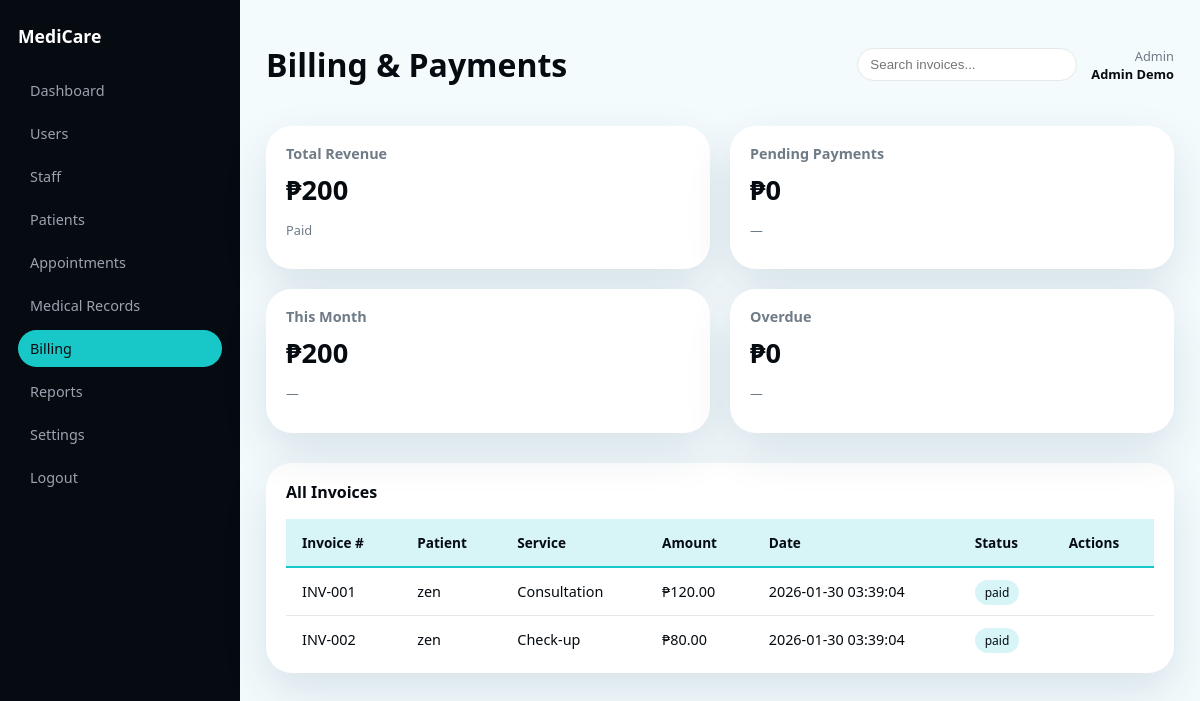
The page /medicare-clinic/index.php?page=admin-billing (signed in) on the database as committed earlier.
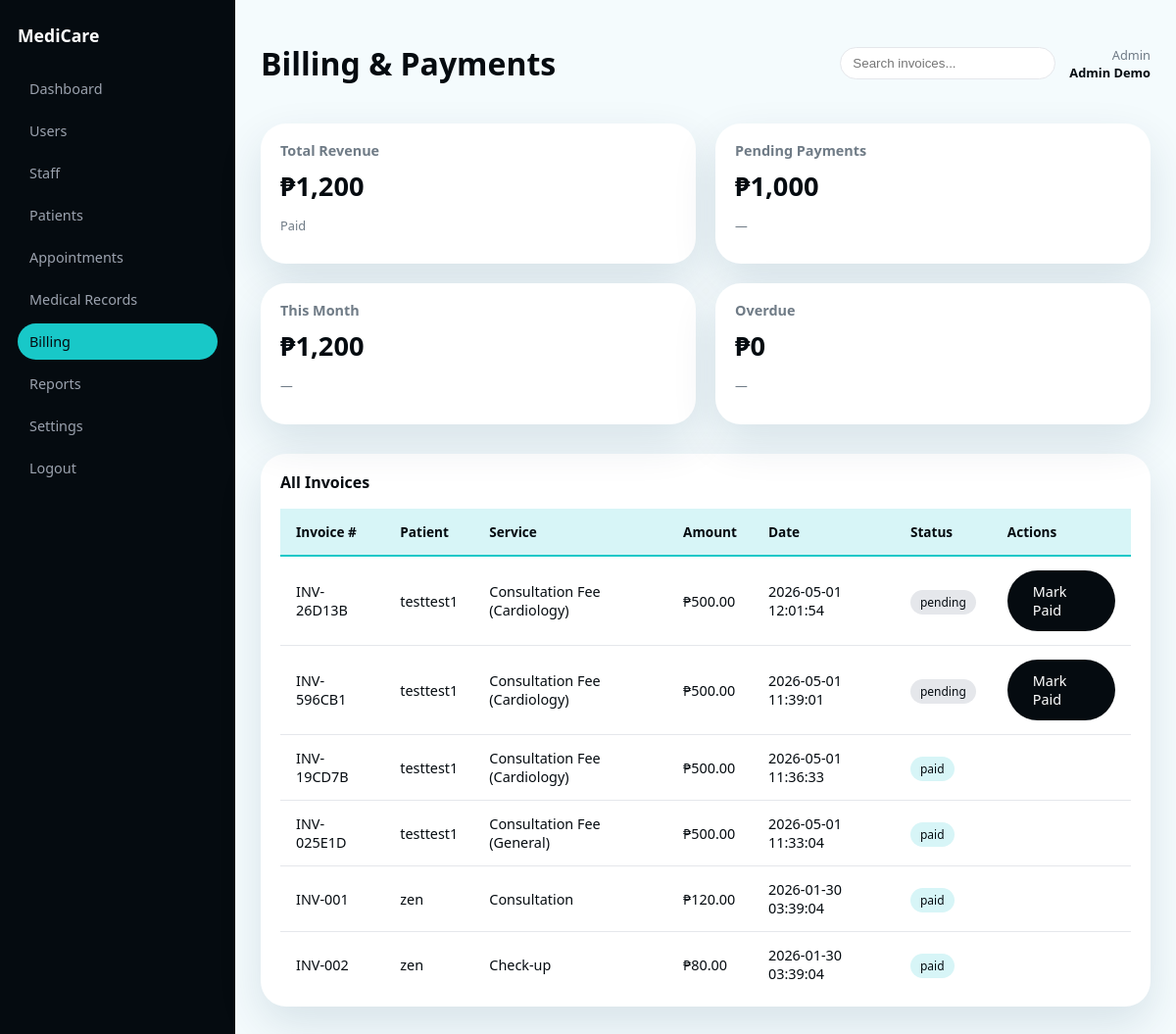
The same page on the database as committed later.
### tables this page shows
CREATE TABLE invoices (
            id INTEGER PRIMARY KEY AUTOINCREMENT,
            patient_id INTEGER NOT NULL,
            invoice_number TEXT NOT NULL,
            service TEXT NOT NULL,
            amount REAL NOT NULL,
            status TEXT DEFAULT 'pending',
            paid_at TEXT,
            created_at TEXT DEFAULT CURRENT_TIMESTAMP, doctor_id INTEGER,
            FOREIGN KEY (patient_id) REFERENCES users(id)
        );

CREATE TABLE users (
            id INTEGER PRIMARY KEY AUTOINCREMENT,
            email TEXT NOT NULL UNIQUE,
            password_hash TEXT NOT NULL,
            name TEXT NOT NULL,
            role TEXT NOT NULL CHECK(role IN ('admin','doctor','nurse','receptionist','patient')),
            created_at TEXT DEFAULT CURRENT_TIMESTAMP
        , department TEXT);

### medicare-clinic/config/auth.php (called while the page is built, shortened)
<?php
function current_user()
{
    return $_SESSION['user'] ?? null;
}

### medicare-clinic/config/config.php (called while the page is built, shortened)
<?php
function mc_format_money(float $amount, int $decimals = 2): string
{
    return '₱' . number_format($amount, $decimals);
}

### medicare-clinic/app/views/admin/billing.php (the view, shortened to what this page needs)
<?php
require __DIR__ . '/../layouts/admin_sidebar.php';
$pdo = $GLOBALS['pdo'] ?? null;
$user = current_user();
$sidebar = render_admin_sidebar();
$invoices = [];
$revenue = 0;
$pending = 0;
$overdue = 0;
if ($pdo) {
    $stmt = $pdo->query("
        SELECT i.*, u.name as patient_name
        FROM invoices i
        JOIN users u ON i.patient_id = u.id
        ORDER BY i.created_at DESC
    ");
    $invoices = $stmt ? $stmt->fetchAll(PDO::FETCH_ASSOC) : [];
    foreach ($invoices as $inv) {
        if ($inv['status'] === 'paid') $revenue += (float)$inv['amount'];
        if ($inv['status'] === 'pending') $pending += (float)$inv['amount'];
    }
}
?>
<div class="app-shell">
    <?php echo $sidebar; ?>
    <main class="main-content">
        <header class="main-header">
            <h1>Billing & Payments</h1>
            <div class="header-right">
                <div class="search-bar">
                    <input type="text" placeholder="Search invoices..." />
                </div>
                <div class="user-info">
                    <span class="role">Admin</span>
                    <span class="name"><?php echo htmlspecialchars($user['name'] ?? 'Admin'); ?></span>
                </div>
            </div>
        </header>
        <section class="grid-4">
            <div class="summary-card">
                <h4>Total Revenue</h4>
                <div class="summary-value"><?php echo mc_format_money($revenue, 0); ?></div>
                <p class="summary-change">Paid</p>
            </div>
            <div class="summary-card">
                <h4>Pending Payments</h4>
                <div class="summary-value"><?php echo mc_format_money($pending, 0); ?></div>
                <p class="summary-change">—</p>
            </div>
            <div class="summary-card">
                <h4>This Month</h4>
                <div class="summary-value"><?php echo mc_format_money($revenue, 0); ?></div>
                <p class="summary-change">—</p>
            </div>
            <div class="summary-card">
                <h4>Overdue</h4>
                <div class="summary-value"><?php echo mc_format_money($overdue, 0); ?></div>
                <p class="summary-change">—</p>
            </div>
        </section>
        <section class="panel">
            <div class="panel-header">
                <h3>All Invoices</h3>
            </div>
            <table class="data-table">
                <thead>
                    <tr>
                        <th>Invoice #</th>
                        <th>Patient</th>
                        <th>Service</th>
                        <th>Amount</th>
                        <th>Date</th>
                        <th>Status</th>
                        <th>Actions</th>
                    </tr>
                </thead>
                <tbody>
                    <?php foreach ($invoices as $inv): ?>
                    <tr>
                        <td><?php echo htmlspecialchars($inv['invoice_number']); ?></td>
                        <td><?php echo htmlspecialchars($inv['patient_name'] ?? '—'); ?></td>
                        <td><?php echo htmlspecialchars($inv['service']); ?></td>
                        <td><?php echo mc_format_money((float) $inv['amount']); ?></td>
                        <td><?php echo htmlspecialchars($inv['created_at']); ?></td>
                        <td><span class="badge <?php echo $inv['status'] === 'paid' ? 'cyan' : ''; ?>"><?php echo htmlspecialchars($inv['status']); ?></span></td>
                        <td>
                            <?php if ($inv['status'] !== 'paid'): ?>
                                <a href="index.php?page=admin-billing&pay_invoice=<?php echo (int)$inv['id']; ?>" class="btn-primary small">Mark Paid</a>
                            <?php endif; ?>
                        </td>
                    </tr>
                    <?php endforeach; ?>
                </tbody>
            </table>
        </section>
    </main>
</div>

### medicare-clinic/app/views/layouts/admin_sidebar.php (shortened to what this page needs)
<?php
function render_admin_sidebar() {
    $user = current_user();
    $current_page = $_GET['page'] ?? 'admin';
    ?>
<aside class="sidebar">
    <div class="sidebar-logo">MediCare</div>
    <nav class="sidebar-nav">
        <a href="index.php?page=admin" class="<?php echo $current_page === 'admin' ? 'active' : ''; ?>">Dashboard</a>
        <a href="index.php?page=admin-users" class="<?php echo $current_page === 'admin-users' ? 'active' : ''; ?>">Users</a>
        <a href="index.php?page=admin-staff" class="<?php echo $current_page === 'admin-staff' ? 'active' : ''; ?>">Staff</a>
        <a href="index.php?page=admin-patients" class="<?php echo $current_page === 'admin-patients' ? 'active' : ''; ?>">Patients</a>
        <a href="index.php?page=admin-appointments" class="<?php echo $current_page === 'admin-appointments' ? 'active' : ''; ?>">Appointments</a>
        <a href="index.php?page=admin-records" class="<?php echo $current_page === 'admin-records' ? 'active' : ''; ?>">Medical Records</a>
        <a href="index.php?page=admin-billing" class="<?php echo $current_page === 'admin-billing' ? 'active' : ''; ?>">Billing</a>
        <a href="index.php?page=admin-reports" class="<?php echo $current_page === 'admin-reports' ? 'active' : ''; ?>">Reports</a>
        <a href="index.php?page=admin-settings" class="<?php echo $current_page === 'admin-settings' ? 'active' : ''; ?>">Settings</a>
        <a href="index.php?page=logout">Logout</a>
    </nav>
</aside>
    <?php
    return ob_get_clean();
}
?>

### medicare-clinic/routes/web.php (shortened to what this page needs)
<?php
require_once __DIR__ . '/../config/auth.php';
function route_request(string $page): void
{
    switch ($page) {
        case 'admin-billing':
            require __DIR__ . '/../app/views/admin/billing.php';
            break;
    }
}

### medicare-clinic/index.php (shortened to what this page needs)
<?php
require_once __DIR__ . '/config/config.php';
require_once __DIR__ . '/config/auth.php';
require_once __DIR__ . '/routes/web.php';
$page = $_GET['page'] ?? 'home';
route_request($page);
$content = ob_get_clean();
?>
<!DOCTYPE html>
<html lang="en">
<head>
    <link rel="stylesheet" href="public/assets/css/style.css" />
</head>
<body>
<?php echo $content; ?>
</body>
</html>

### medicare-clinic/public/assets/css/style.css (style rules this page uses)
:root { --mc-bg: #f4fbfd; --mc-cyan: #18c8c8; --mc-cyan-soft: #d7f5f7; --mc-black: #050b10; --mc-gray: #6f7b86; --mc-white: #ffffff; --mc-radius-lg: 26px; --shadow-soft: 0 18px 45px rgba(7, 47, 79, 0.12); --font-main: system-ui, -apple-system, BlinkMacSystemFont, "Segoe UI", sans-serif; }
*, *::before, *::after { box-sizing: border-box; }
body { margin: 0; font-family: var(--font-main); background: var(--mc-bg); color: var(--mc-black); }
a { text-decoration: none; color: inherit; }
.btn-primary { background: var(--mc-black); color: var(--mc-white); padding: 12px 26px; border-radius: 999px; border: none; display: inline-flex; align-items: center; justify-content: center; cursor: pointer; }
.app-shell { display: grid; grid-template-columns: 240px minmax(0, 1fr); min-height: 100vh; }
.sidebar { background: var(--mc-black); color: var(--mc-white); padding: 24px 18px; display: flex; flex-direction: column; }
.sidebar-logo { font-weight: 800; font-size: 1.1rem; margin-bottom: 24px; }
.sidebar-nav { display: flex; flex-direction: column; gap: 6px; }
.sidebar-nav a { padding: 9px 12px; border-radius: 999px; font-size: 0.9rem; color: #9ca3af; }
.sidebar-nav a.active, .sidebar-nav a:hover { background: var(--mc-cyan); color: var(--mc-black); }
.main-content { padding: 22px 26px 32px; }
.main-header { display: flex; justify-content: space-between; align-items: center; margin-bottom: 18px; }
.header-right { display: flex; align-items: center; gap: 14px; }
.search-bar input { border-radius: 999px; border: 1px solid #e5e7eb; padding: 8px 12px; width: 220px; outline: none; }
.user-info { text-align: right; font-size: 0.8rem; }
.user-info .role { display: block; color: var(--mc-gray); }
.user-info .name { font-weight: 600; }
.summary-card { background: var(--mc-white); border-radius: var(--mc-radius-lg); padding: 18px 20px; box-shadow: var(--shadow-soft); }
.summary-card h4 { margin: 0 0 8px; font-size: 0.9rem; color: var(--mc-gray); }
.summary-value { font-size: 1.7rem; font-weight: 700; }
.summary-change { font-size: 0.8rem; color: var(--mc-gray); }
.panel { background: var(--mc-white); border-radius: var(--mc-radius-lg); box-shadow: var(--shadow-soft); padding: 18px 20px 10px; }
.panel-header { display: flex; justify-content: space-between; align-items: center; margin-bottom: 10px; }
.panel-header h3 { margin: 0; font-size: 1rem; }
.badge { padding: 4px 10px; border-radius: 999px; background: #e5e7eb; font-size: 0.75rem; }
.badge.cyan { background: var(--mc-cyan-soft); color: var(--mc-black); }
.data-table { width: 100%; border-collapse: collapse; margin-top: 16px; }
.data-table thead { background: var(--mc-cyan-soft); }
.data-table th { padding: 14px 16px; text-align: left; font-weight: 600; font-size: 0.85rem; color: var(--mc-black); border-bottom: 2px solid var(--mc-cyan); }
.data-table td { padding: 14px 16px; border-bottom: 1px solid #e5e7eb; font-size: 0.9rem; }
.data-table tbody tr:last-child td { border-bottom: none; }
.grid-4 { display: grid; grid-template-columns: repeat(4, 1fr); gap: 20px; margin-bottom: 30px; }
@media (max-width: 1200px) { .grid-4 { grid-template-columns: repeat(2, 1fr); } }

Rows that differ between the two databases and show on the page:
added invoices: invoice_number "INV-26D13B", patient.name "testtest1", service "Consultation Fee (Cardiology)", amount "₱500.00", created_at "2026-05-01 12:01:54", status "pending"
added invoices: invoice_number "INV-596CB1", patient.name "testtest1", service "Consultation Fee (Cardiology)", amount "₱500.00", created_at "2026-05-01 11:39:01", status "pending"
added invoices: invoice_number "INV-19CD7B", patient.name "testtest1", service "Consultation Fee (Cardiology)", amount "₱500.00", created_at "2026-05-01 11:36:33", status "paid"
added invoices: invoice_number "INV-025E1D", patient.name "testtest1", service "Consultation Fee (General)", amount "₱500.00", created_at "2026-05-01 11:33:04", status "paid"
Other text that changed with them:
mc_format_money($revenue, 0): "₱200" → "₱1,200"
mc_format_money($pending, 0): "₱0" → "₱1,000"
